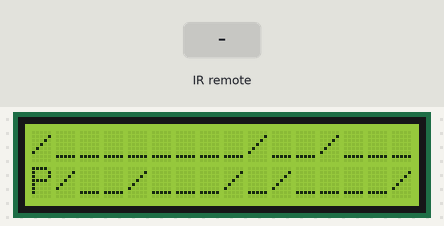
The sketch below on a simulated Arduino Uno, built with avr-gcc and run on an emulated ATmega328P. Shown: 16×2 character LCD. Inputs (shaded band) come from the test bench.

Above: at 4.2 s.
4.3 s: infrared code 0xBC43FF00 received
At 6.0 s:
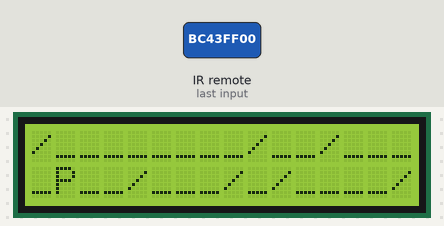
8.6 s: infrared code 0xB946FF00 received
At 10.0 s:
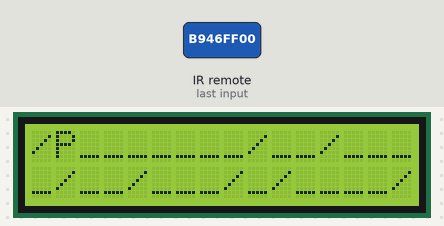
12.9 s: infrared code 0xBB44FF00 received
At 14.9 s:
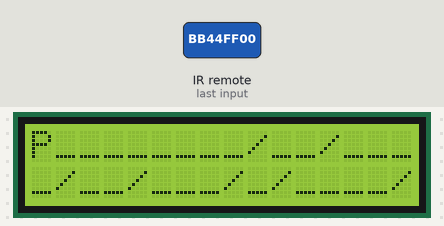
17.2 s: infrared code 0xBB44FF00 received
At 18.0 s:
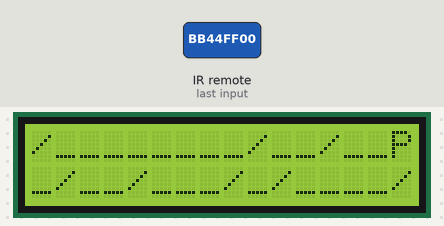
21.5 s: infrared code 0xEA15FF00 received
At 23.3 s:
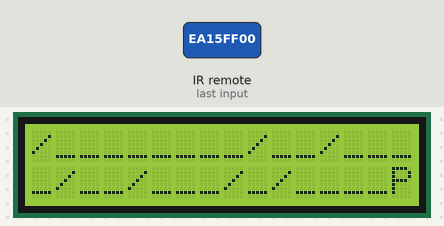
25.8 s: infrared code 0xBB44FF00 received
At 27.0 s:
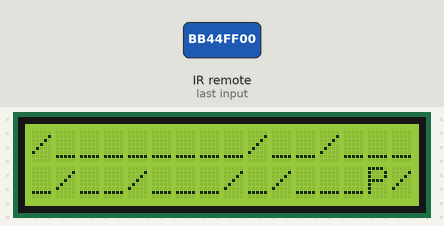
Timing chart, 0 to 28.8 s (numbered marks = the images above; inputs shaded):
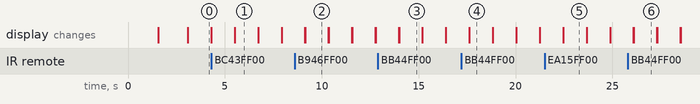

The sketch:

TestwithScreen.ino
```cpp
#include <IRremote.h>
#include <LiquidCrystal.h>
//ps needs liquid crystal

//Tutorials used:
//Tutorial for the IR sensor: https://www.youtube.com/watch?v=0DgALFDwouA
//Tutorial for the LED board: https://www.youtube.com/watch?v=s_-nIgo71_w

//Goal:
//Make a arduino board to parse through a amazon bucket

//for IR
IRrecv IR(3); // pin setup for IR

//for LED pins
const int rs = 12, en = 11, d4 = 7, d5 = 6, d6 = 5, d7 = 4;//pins that go in the slot
LiquidCrystal lcd(rs, en, d4, d5, d6, d7);

//for the game "H is wall, N is Door opened by 0, 0 is key and 1 is the master signature"
char lis[8][16] = {
    {'_','/','_','_','H','H','H','H','H','H','H','H','_','_','0','/'},
    {'_','/','_','_','H','~','~','~','1','~','~','H','_','_','_','/'},
    {'_','/','_','_','H','~','~','~','~','~','~','H','_','_','_','/'},
    {'_','/','_','_','H','~','~','~','~','~','~','H','_','_','_','/'},
    {'_','/','_','_','H','~','~','~','~','~','~','H','_','_','_','/'},
    {'_','/','_','_','H','H','H','N','N','H','H','H','_','_','_','/'},
    {'/','_','_','_','_','_','_','_','_','/','_','_','/','_','_','_'},
    {'_','/','_','_','/','_','_','_','/','_','/','_','_','_','_','/'},
  };
const int rows = 8;
const int cols = 16;
int curr = 7; //for printing at 1
int nex = 6; // for printing at 0

//bool for gme
bool canPassN = false;
int amount = 0;

//Custom Programs
int horzInt = 0; //moves left and right via fast forward and rewind buttons
int vertInt = 1; //moves up and down via vol up and down buttons


//gets a char by finding the characters place on the lis
char getChar(int x, int xsub, int y)
{
  int tempVert = (xsub == 1) ? 0: 1; //to account for displacement via LCD calc;s
  //Debugging Code
  // Serial.print("Data");
  // Serial.print(" ");
  // Serial.print(curr);
  // Serial.print(" ");
  // Serial.print(tempVert);
  // Serial.print(" ");
  // Serial.print(horzInt);
  // Serial.println(" ");

  return lis[x-tempVert][y];
}

//board program-prints board you stupid
void printBoard(int i, int l)
{
  for(int j = 0; j < 16; j++)
  {
    lcd.setCursor(j,l);
    lcd.print(lis[i][j]);

  }
}

void setup() {
  // put your setup code here, to run once:

  //IR enabler
  IR.enableIRIn();
  // set up for the LCD's number of columns
  lcd.begin(16,2);

  //print instructions
  lcd.setCursor(0,0);
  lcd.print("N&H are walls");
  lcd.setCursor(0,1);
  lcd.print("1=goal, 0=key");
  delay(1500);

  lcd.setCursor(0,0);
  lcd.print("Complete with");
  lcd.setCursor(0,1);
  lcd.print("Least moves");
  delay(1500);

  //Not only to set up intervals, but also to set up the intervals for the LEDPin
  printBoard(curr,1);
  printBoard(nex,0);
  Serial.begin(9600);

}

void loop() {
  // put your main code here, to run repeatedly:


  //For the IR decoder
  if(IR.decode()){
    // Serial.println(IR.decodedIRData.decodedRawData); //testing code
    if(IR.decodedIRData.decodedRawData == 0xBC43FF00)
    {
      if(getChar(curr, vertInt, horzInt+1) != 'H' && getChar(curr, vertInt, horzInt+1) != 'N')
      {
        horzInt = (horzInt >= 15) ? 0: horzInt+1;
        amount++;
      }
      else if(canPassN && getChar(curr, vertInt, horzInt) == 'N')
      {
        horzInt = (horzInt >= 15) ? 0: horzInt+1;
        amount++;
      }


      // Serial.println(IR.decodedIRData.decodedRawData, HEX);
    }
    else if(IR.decodedIRData.decodedRawData == 0xBB44FF00)
    {
      if(getChar(curr, vertInt, horzInt-1) != 'H' && getChar(curr, vertInt, horzInt-1) != 'N')
      {
        horzInt = (horzInt <=0) ? 15: horzInt-1;
        amount++;
      }
      else if(canPassN && getChar(curr, vertInt, horzInt) == 'N')
      {
        horzInt = (horzInt <=0) ? 15: horzInt-1;
        amount++;
      }

    }
    else if(IR.decodedIRData.decodedRawData == 0xEA15FF00)
    {

      if(vertInt >=2)
      {

          if(curr < 7)
          {
            nex = curr;
            curr++;
          }
          if(getChar(curr, 0, horzInt) != 'H' && getChar(curr, 0, horzInt) != 'N')
          {
            vertInt = 0;
            amount++;

          }
          else if(canPassN && getChar(curr, 0, horzInt) == 'N')
          {
            vertInt = 0;
            amount++;
          }
          else
          {
            curr--;
          }
      }
      else
      {
        if(getChar(curr, vertInt+1, horzInt) != 'H' && getChar(curr, vertInt+1, horzInt) != 'N')
        {
          vertInt++;
          amount++;
        }
        else if(canPassN &&getChar(curr, vertInt+1, horzInt) == 'N')
        {
          vertInt++;
          amount++;
        }

      }
    }
    else if(IR.decodedIRData.decodedRawData == 0xB946FF00)
    {
      if(vertInt <=0)
      {
        if(nex > 0)
        {
          curr = nex;
          nex--;
        }
        if(getChar(curr, 1, horzInt) != 'H' && getChar(curr, 1, horzInt) != 'N')
        {
          vertInt = 1;
          amount++;

        }
        else if(canPassN && getChar(curr, 1, horzInt) == 'N')
        {
          vertInt = 1;
          amount++;
        }
        else
        {
          curr++;
          nex++;
        }

      }
      else
      {
        if(getChar(curr, vertInt-1, horzInt) != 'H' && getChar(curr, vertInt-1, horzInt) != 'N')
        {
          vertInt--;
          amount++;

        }
        else if(canPassN && getChar(curr, vertInt-1, horzInt) == 'N')
        {
          vertInt--;
          amount++;
        }

      }
    }
    IR.resume();
  }
  printBoard(curr,1);
  printBoard(nex,0);
  lcd.setCursor(horzInt,vertInt);
  //signal that the player got the key for the gate
  if(getChar(curr, vertInt, horzInt) == '0')
  {
    canPassN = true;
  }
  //signal that the level is complete and record high score
  if(getChar(curr,vertInt,horzInt) == '1')
  {
    Serial.print("Finished Level ");
    Serial.println(amount);
  }
  lcd.print("P");


  delay(1200); //for delay, approx 1.5 s
  lcd.clear();
  //Got it right, just doenst want to work with me cause its stupid, error with IReciever.Resume()???
}
```

Measured:
- after the input at 4.3 s, the display: first differs from a run without the input after 1.2 s (image 1)
- after the input at 8.6 s, the display: first differs from a run without the input after 0.54 s (image 2)
- after the input at 12.9 s, the display: first differs from a run without the input after 1.1 s (image 3)
- after the input at 17.2 s, the display: first differs from a run without the input after 0.42 s (image 4)
- after the input at 21.5 s, the display: first differs from a run without the input after 0.97 s (image 5)
- after the input at 25.8 s, the display: first differs from a run without the input after 0.30 s (image 6)
- what the display in image 0 shows lasts 1.2 s, from 3.1 s to 4.3 s
